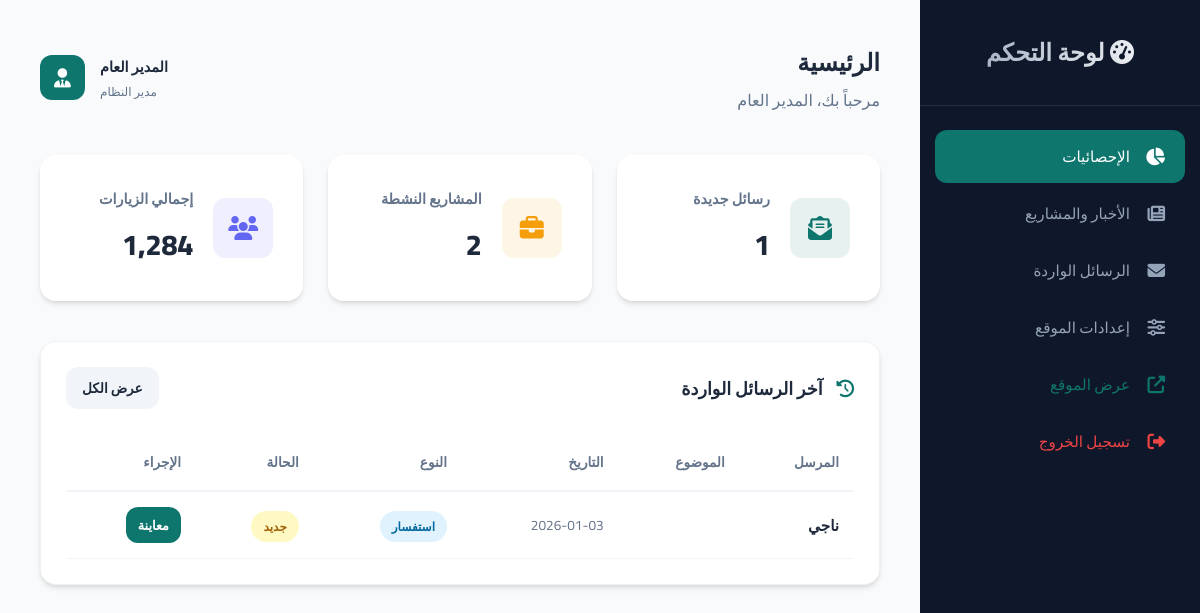
Page /admin/dashboard.php (signed in) on the committed database.
### tables this page shows
CREATE TABLE `messages` (
  `id` int(11) NOT NULL,
  `sender_name` varchar(100) NOT NULL,
  `email` varchar(100) DEFAULT NULL,
  `phone` varchar(50) DEFAULT NULL,
  `subject` varchar(200) DEFAULT NULL,
  `message` text NOT NULL,
  `type` enum('complaint','suggestion','inquiry') DEFAULT 'inquiry',
  `is_read` tinyint(1) DEFAULT 0,
  `created_at` timestamp NOT NULL DEFAULT current_timestamp()
);

### admin/dashboard.php (the view, shortened to what this page needs)
<?php
include '../includes/db.php';
$msg_count = $pdo->query("SELECT COUNT(*) FROM messages WHERE is_read = 0")->fetchColumn();
$post_count = $pdo->query("SELECT COUNT(*) FROM posts")->fetchColumn();
?>
<!DOCTYPE html>
<html lang="ar" dir="rtl">
<head>
    <link rel="stylesheet" href="https://cdnjs.cloudflare.com/ajax/libs/font-awesome/6.4.0/css/all.min.css">
    <link rel="stylesheet" href="assets/css/admin.css">
</head>
<body>
<div class="sidebar">
    <div class="sidebar-header">
        <h3><i class="fas fa-gauge-high"></i> لوحة التحكم</h3>
    </div>
    <ul class="sidebar-menu">
        <li><a href="dashboard.php" class="active"><i class="fas fa-chart-pie"></i> الإحصائيات</a></li>
        <li><a href="news.php"><i class="fas fa-newspaper"></i> الأخبار والمشاريع</a></li>
        <li><a href="messages.php"><i class="fas fa-envelope"></i> الرسائل الواردة</a></li>
        <li><a href="settings.php"><i class="fas fa-sliders"></i> إعدادات الموقع</a></li>
        <li><a href="../index.php" target="_blank" style="color: var(--primary);"><i class="fas fa-external-link-alt"></i> عرض الموقع</a></li>
        <li style="margin-top: auto;"><a href="logout.php" style="color: #ef4444;"><i class="fas fa-sign-out-alt"></i> تسجيل الخروج</a></li>
    </ul>
</div>
<div class="main-content">
    <div class="header-top">
        <div>
            <h2>الرئيسية</h2>
            <p style="color: var(--text-muted);">مرحباً بك، <?php echo $_SESSION['admin_name']; ?></p>
        </div>
        <div class="user-info" style="display: flex; align-items: center; gap: 15px;">
            <div style="text-align: left;">
                <div style="font-weight: 700; font-size: 0.9rem;"><?php echo $_SESSION['admin_name']; ?></div>
                <div style="font-size: 0.75rem; color: var(--text-muted);">مدير النظام</div>
            </div>
            <div style="width: 45px; height: 45px; background: var(--primary); color: white; border-radius: 12px; display: flex; align-items: center; justify-content: center; font-size: 1.2rem;">
                <i class="fas fa-user-tie"></i>
            </div>
        </div>
    </div>
    <div class="stats-grid">
        <div class="stat-card primary">
            <div class="stat-icon">
                <i class="fas fa-envelope-open-text"></i>
            </div>
            <div class="stat-info">
                <h4>رسائل جديدة</h4>
                <div class="number"><?php echo $msg_count; ?></div>
            </div>
        </div>
        <div class="stat-card warning">
            <div class="stat-icon">
                <i class="fas fa-briefcase"></i>
            </div>
            <div class="stat-info">
                <h4>المشاريع النشطة</h4>
                <div class="number"><?php echo $post_count; ?></div>
            </div>
        </div>
        <div class="stat-card info">
            <div class="stat-icon">
                <i class="fas fa-users"></i>
            </div>
            <div class="stat-info">
                <h4>إجمالي الزيارات</h4>
                <div class="number">1,284</div>
            </div>
        </div>
    </div>
    <div class="card">
        <div style="display: flex; justify-content: space-between; align-items: center; margin-bottom: 25px;">
            <h3 style="font-size: 1.1rem; font-weight: 700;"><i class="fas fa-clock-rotate-left" style="margin-left: 10px; color: var(--primary);"></i> آخر الرسائل الواردة</h3>
            <a href="messages.php" class="btn" style="padding: 8px 16px; background: #f1f5f9; color: var(--text-main); font-size: 0.85rem;">عرض الكل</a>
        </div>
        <div class="table-responsive">
            <table>
                <thead>
                    <tr>
                        <th>المرسل</th>
                        <th>الموضوع</th>
                        <th>التاريخ</th>
                        <th>النوع</th>
                        <th>الحالة</th>
                        <th>الإجراء</th>
                    </tr>
                </thead>
                <tbody>
                    <?php
                    $stmt = $pdo->query("SELECT * FROM messages ORDER BY created_at DESC LIMIT 5");
                    while ($row = $stmt->fetch()) {
                        $badgeClass = $row['is_read'] ? 'badge-success' : 'badge-warning';
                        $statusText = $row['is_read'] ? 'مقروء' : 'جديد';
                        $types = ['complaint' => 'شكوى', 'suggestion' => 'مقترح', 'inquiry' => 'استفسار'];
                        $typeText = isset($types[$row['type']]) ? $types[$row['type']] : $row['type'];
                        echo "<tr>
                                <td style='font-weight: 600;'>{$row['sender_name']}</td>
                                <td>" . (strlen($row['subject']) > 30 ? mb_substr($row['subject'], 0, 30) . '...' : $row['subject']) . "</td>
                                <td style='color: var(--text-muted); font-size: 0.85rem;'>" . date('Y-m-d', strtotime($row['created_at'])) . "</td>
                                <td><span class='badge' style='background: #e0f2fe; color: #0369a1;'>{$typeText}</span></td>
                                <td><span class='badge {$badgeClass}'>{$statusText}</span></td>
                                <td>
                                    <a href='messages.php?id={$row['id']}' class='btn' style='padding: 6px 12px; background: var(--primary); color: white; font-size: 0.8rem;'>
                                        معاينة
                                    </a>
                                </td>
                              </tr>";
                    }
                    ?>
                </tbody>
            </table>
        </div>
    </div>
</div>
</body>
</html>

### admin/assets/css/admin.css (style rules this page uses)
:root { --primary: #0f766e; --primary-light: #14b8a6; --secondary: #6366f1; --sidebar-bg: #0f172a; --sidebar-hover: #1e293b; --content-bg: #f8fafc; --card-bg: #ffffff; --text-main: #1e293b; --text-muted: #64748b; --white: #ffffff; --radius-lg: 16px; --radius-md: 12px; --shadow-sm: 0 1px 2px 0 rgb(0 0 0 / 0.05); --shadow-md: 0 4px 6px -1px rgb(0 0 0 / 0.1), 0 2px 4px -2px rgb(0 0 0 / 0.1); --shadow-lg: 0 10px 15px -3px rgb(0 0 0 / 0.1), 0 4px 6px -4px rgb(0 0 0 / 0.1); }
* { box-sizing: border-box; margin: 0; padding: 0; }
body { font-family: 'Cairo', sans-serif; background: var(--content-bg); color: var(--text-main); display: flex; direction: rtl; min-height: 100vh; }
.sidebar { width: 280px; height: 100vh; background: var(--sidebar-bg); color: var(--white); position: fixed; right: 0; top: 0; display: flex; flex-direction: column; z-index: 1000; transform: translateX(0); }
.sidebar-header { padding: 30px 20px; text-align: center; border-bottom: 1px solid rgba(255, 255, 255, 0.1); }
.sidebar-header h3 { font-size: 1.5rem; font-weight: 700; background: linear-gradient(to left, #fff, #94a3b8); -webkit-background-clip: text; background-clip: text; -webkit-text-fill-color: transparent; }
.sidebar-menu { list-style: none; padding: 20px 0; flex-grow: 1; }
.sidebar-menu li { margin: 4px 15px; }
.sidebar-menu li a { padding: 12px 20px; display: flex; align-items: center; gap: 15px; color: #94a3b8; text-decoration: none; border-radius: var(--radius-md); transition: all 0.2s ease; font-size: 0.95rem; }
.sidebar-menu li a i { font-size: 1.1rem; width: 20px; }
.sidebar-menu li a:hover, .sidebar-menu li a.active { background: rgba(15, 118, 110, 0.1); color: var(--primary-light); }
.sidebar-menu li a.active { background: var(--primary); color: white; }
.main-content { margin-right: 280px; width: calc(100% - 280px); padding: 40px; min-height: 100vh; }
.header-top { display: flex; justify-content: space-between; align-items: center; margin-bottom: 40px; }
.header-top h2 { font-weight: 700; color: var(--text-main); }
.card { background: var(--card-bg); padding: 25px; border-radius: var(--radius-lg); box-shadow: var(--shadow-md); border: 1px solid rgba(0, 0, 0, 0.05); transition: transform 0.2s ease, box-shadow 0.2s ease; }
.stats-grid { display: grid; grid-template-columns: repeat(auto-fit, minmax(240px, 1fr)); gap: 25px; margin-bottom: 40px; }
.stat-card { background: var(--card-bg); padding: 30px; border-radius: var(--radius-lg); display: flex; align-items: center; gap: 20px; box-shadow: var(--shadow-md); position: relative; overflow: hidden; }
.stat-icon { width: 60px; height: 60px; border-radius: var(--radius-md); display: flex; align-items: center; justify-content: center; font-size: 1.5rem; }
.stat-card.primary .stat-icon { background: rgba(15, 118, 110, 0.1); color: var(--primary); }
.stat-card.warning .stat-icon { background: rgba(245, 158, 11, 0.1); color: #f59e0b; }
.stat-card.info .stat-icon { background: rgba(99, 102, 241, 0.1); color: var(--secondary); }
.stat-info h4 { color: var(--text-muted); font-size: 0.9rem; margin-bottom: 5px; }
.stat-info .number { font-size: 1.8rem; font-weight: 800; color: var(--text-main); }
.btn { display: inline-flex; align-items: center; justify-content: center; padding: 14px 28px; border-radius: var(--radius-md); border: none; cursor: pointer; font-weight: 700; font-family: inherit; transition: all 0.2s ease; text-decoration: none; font-size: 1rem; }
.table-responsive { overflow-x: auto; }
table { width: 100%; border-collapse: collapse; }
table th { text-align: right; padding: 15px; color: var(--text-muted); font-weight: 600; font-size: 0.85rem; text-transform: uppercase; border-bottom: 2px solid #f1f5f9; }
table td { padding: 15px; border-bottom: 1px solid #f1f5f9; color: var(--text-main); font-size: 0.95rem; }
.badge { padding: 4px 12px; border-radius: 999px; font-size: 0.75rem; font-weight: 700; }
.badge-warning { background: #fef9c3; color: #a16207; }

### rows in the picture
messages: sender_name "ناجي", created_at "2026-01-03", type "استفسار", is_read "جديد"

### other values in the picture
$_SESSION['admin_name'] "المدير العام"
$msg_count "1"
$post_count "2"
